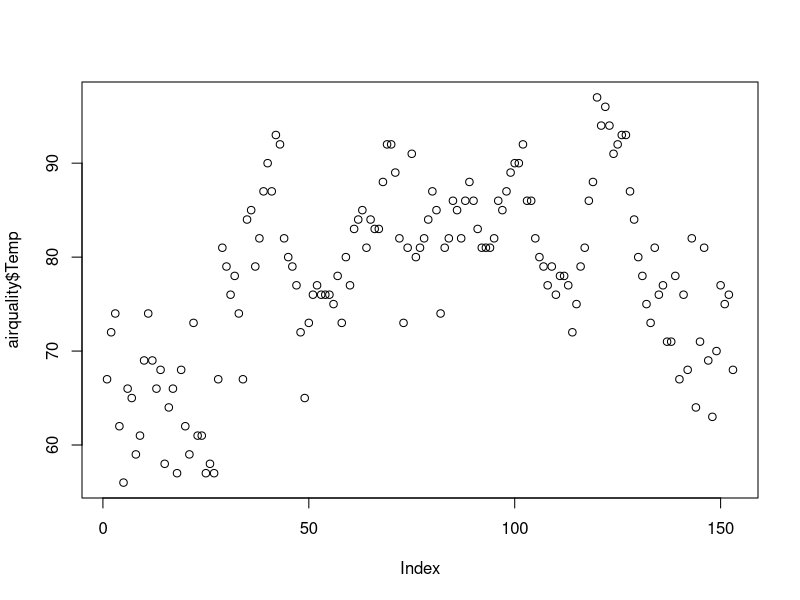

This chart was generated by the following R code: (Note: this script raises an error after producing the figure.)
View (airquality)
?airquality
data <- airquality
plot(airquality$Temp )
model1 <- lm(Month ~ . , data)
summary(model1)
regfit.full=regsubsets(Month~.,data , nvmax = 10)
summary(regfit.full)
reg_summary <- summary(regfit.full)
names(reg_summary)

reg_summary$rsq
reg_summary$adjr2
which.max(reg_summary$rss)
plot(reg_summary$rss,xlab="Number of Variables",ylab="RSq",type="l")

points(19,reg_summary$rsq[19], col="red",cex=2,pch=20)
